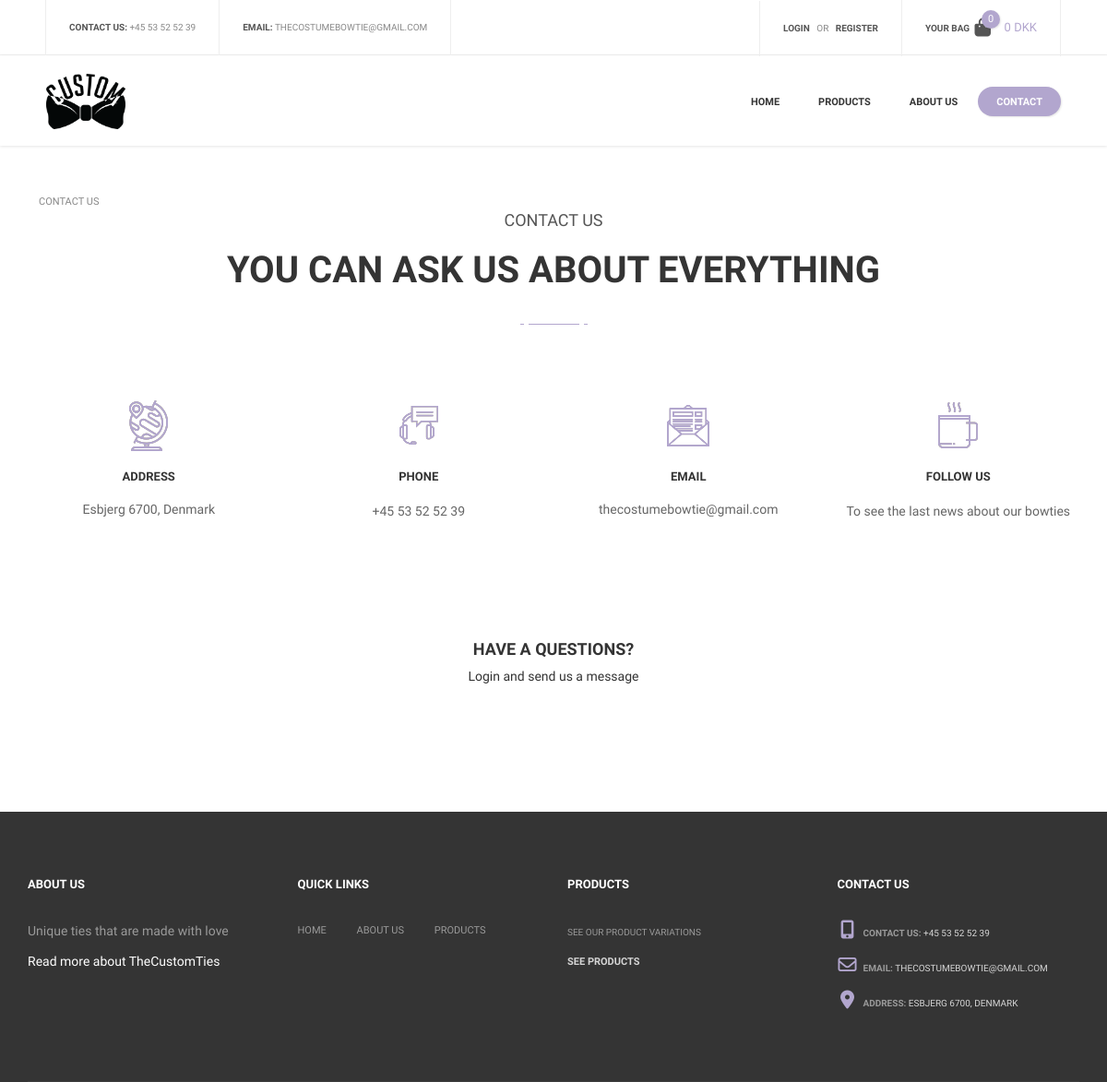
Screenshot of /Contact with the database file from the repository.
### tables this page shows
CREATE TABLE IF NOT EXISTS frontpage (
    id varchar(50) NOT NULL PRIMARY KEY,
    `text` text
);

### index.php (called while the page is built, shortened)
<?php
    $request = $_SERVER["REQUEST_URI"];
    $router = new Router($request);
    $router->get('/', 'views/frontend/home');
    $router->get('/profile', 'views/login/profile');
    $router->get('/editProfileFunction', 'controllers/editProfile');
    $router->get('/loginFunction', 'controllers/login');
    $router->get('/loginFailedFunction', 'controllers/loginFailed');
    $router->get('/signupFunction', 'controllers/signup');
    $router->get('/logoutFunction', 'controllers/logout');
    $router->get('/Product', 'views/frontend/Product');
    $router->get('/ProductType', 'views/frontend/productType');
    $router->get('/ProductSale', 'views/frontend/productSale');
    $router->get('/AboutUS', 'views/frontend/AboutUS');
    $router->get('/Contact', 'views/frontend/Contact');

### models/handlers/frontpageHandler.php (called while the page is built, shortened)
<?php
$rootPath = "";
require_once $rootPath . "public/dbconn.php";
require_once $rootPath . "models/sql/frontpage.php";
class FrontpageHandler extends Frontpage{
    public $db;
    public function __construct($db) {
        $this->db = $db;
    }
    public function getFrontpage(){
        $getFrontpage = $this->db->prepare($this->getAllFrontpageQuery);
        $getFrontpage->execute();
        return $getFrontpage->fetchAll();
    }
}
$FrontpageHandler = new FrontpageHandler($db);

### controllers/frontpage.php (called while the page is built, shortened)
<?php
$dataset = $FrontpageHandler->getFrontpage();
foreach($dataset as $data){
    if($data['id'] == 'phone'){
        $phone = $data['text'];
    }
    if($data['id'] == 'follow'){
        $follow = $data['text'];
    }
    if($data['id'] == 'email'){
        $email = $data['text'];
    }
    if($data['id'] == 'address'){
        $address = $data['text'];
    }
    if($data['id'] == 'nav1'){
        $nav1 = $data['text'];
    }
    if($data['id'] == 'nav2'){
        $nav2 = $data['text'];
    }
    if($data['id'] == 'nav3'){
        $nav3 = $data['text'];
    }
    if($data['id'] == 'nav4'){
        $nav4 = $data['text'];
    }
    if($data['id'] == 'aboutusSubtitle'){
        $aboutusSubtitle = $data['text'];
    }
    if($data['id'] == 'aboutusSlogan'){
        $aboutusSlogan = $data['text'];
    }
    if($data['id'] == 'contactSubtitle'){
        $contactSubtitle = $data['text'];
    }
    if($data['id'] == 'contactTitle'){
        $contactTitle = $data['text'];
    }
}

### controllers/cartManager.php (called while the page is built, shortened)
<?php
$total = 0;

### views/frontend/Contact.php (the view, shortened to what this page needs)
<?php
    $rootPath = "";
    $pageName = "Contact Us";
    require_once $rootPath . "views/frontend/partials/header.php";
    require_once $rootPath . "models/handlers/FrontpageHandler.php";
    require_once $rootPath . "controllers/frontpage.php";
?>
<div class="empty-space col-xs-b35 col-md-b70"></div>
<div class="breadcrumbs SiteMap">
    <?php
    for($i = 0; $i < count($_SESSION['breadcrumbs']); $i++){
        $link = $_SESSION['breadcrumbsLinks'][$i];
        echo "<a class='breadcrumb-flex' href='$link'> ".$_SESSION['breadcrumbs'][$i]."</a>";
    }
    ?>
</div>
<div class="container">
    <div class="text-center">
        <div class="simple-article size-3 grey uppercase col-xs-b5"><?php echo $contactSubtitle ?></div>
        <div class="h2"><?php echo $contactTitle ?></div>
        <div class="title-underline center"><span></span></div>
    </div>
</div>
<div class="empty-space col-sm-b15 col-md-b50"></div>
<div class="container">
    <div class="row">
        <div class="col-sm-3">
            <div class="icon-description-shortcode style-1">
                <img class="icon" src="assets/icons/icon-25.png" alt="">
                <div class="title h6">address</div>
                <div class="description simple-article size-2"><?php echo $address ?></div>
            </div>
        </div>
        <div class="col-sm-3">
            <div class="icon-description-shortcode style-1">
                <img class="icon" src="assets/icons/icon-23.png" alt="">
                <div class="title h6">phone</div>
                <div class="description simple-article size-2" style="line-height: 26px;">
                    <a href="tel:+4553525239"><?php echo $phone ?></a>
                </div>
            </div>
        </div>
        <div class="col-sm-3">
            <div class="icon-description-shortcode style-1">
                <img class="icon" src="assets/icons/icon-28.png" alt="">
                <div class="title h6">email</div>
                <div class="description simple-article size-2"><a
                        href="mailto:thecostumebowtie@gmail.com"><?php echo $email ?></a></div>
            </div>
        </div>
        <div class="col-sm-3">
            <div class="icon-description-shortcode style-1">
                <img class="icon" src="assets/icons/icon-26.png" alt="">
                <div class="title h6">Follow us</div>
                <div class="description simple-article size-2" style="line-height: 26px;">
                      <?php echo $follow ?>
                </div>
            </div>
        </div>
    </div>
</div>
<div class="empty-space col-xs-b25 col-sm-b50"></div>
<div class="empty-space col-xs-b25 col-sm-b50"></div>
<?php
if (isset($_SESSION['name'])) {
?>
<div class="container">
    <h4 class="h4 text-center col-xs-b25">have a questions?</h4>
    <div class="row">
        <div class="col-md-10 col-md-offset-1">
            <form class="contact-form" method="POST" action="contactSubmit">
                <input type="hidden" value="true" name="validate" />
                <div class="row m5">
                    <div class="col-sm-6">
                        <input class="simple-input col-xs-b20" type="text" value="" placeholder="Name" name="name" />
                    </div>
                    <div class="col-sm-6">
                        <input class="simple-input col-xs-b20" type="text" value="" placeholder="Email" name="email" />
                    </div>
                    <div class="col-sm-6">
                        <input class="simple-input col-xs-b20" type="text" value="" placeholder="Phone" name="phone" />
                    </div>
                    <div class="col-sm-6">
                        <input class="simple-input col-xs-b20" type="text" value="" placeholder="Subject"
                            name="subject" />
                    </div>
                    <div class="col-sm-12">
                        <textarea class="simple-input col-xs-b20" placeholder="Your message" name="message"></textarea>
                    </div>
                    <div class="col-sm-12">
                        <div class="text-center">
                            <div class="button size-2 style-3">
                                <span class="button-wrapper">
                                    <span class="icon"><img src="assets/img/icon-4.png" alt=""></span>
                                    <span class="text">send message</span>
                                </span>
                                <input type="submit" />
                            </div>
                        </div>
                    </div>
                </div>
            </form>
        </div>
    </div>
</div>
<?php
    } else {
?>
<div class="container">
    <h4 class="h4 text-center col-xs-b25">have a questions?</h4>
    <p class="text-center">Login and send us a message</p>
</div>
<?php
    }
?>
<div class="empty-space col-xs-b35 col-md-b70"></div>
<div class="empty-space col-xs-b35 col-md-b70"></div>
<?php
    require_once $rootPath . "views/frontend/partials/footer.php";
?>

### views/frontend/partials/header.php (shortened to what this page needs)
<?php
    require_once $rootPath . "models/handlers/FrontpageHandler.php";
    require_once $rootPath . "models/handlers/ProductsHandler.php";
    require_once $rootPath . "controllers/frontpage.php";
    require_once $rootPath . "controllers/cartManager.php";
?>
<!DOCTYPE html>
<html lang="en">
<head>
    <link href="https://cdnjs.cloudflare.com/ajax/libs/font-awesome/6.2.0/css/all.min.css" rel="stylesheet">
    <link href="<?php echo BASE_URL ?>/views/frontend/partials/css/TheCostumCSS.css" rel="stylesheet">
    <link href="<?php echo BASE_URL ?>/views/frontend/partials/css/bootstrap.extension.css" rel="stylesheet">
    <link href="<?php echo BASE_URL ?>/views/frontend/partials/css/bootstrap.min.css" rel="stylesheet">
    <link href="<?php echo BASE_URL ?>/views/frontend/partials/css/style.css" rel="stylesheet">
    <link href="<?php echo BASE_URL ?>/views/frontend/partials/css/swiper.css" rel="stylesheet">
    <link href="<?php echo BASE_URL ?>/views/frontend/partials/css/sumoselect.css" rel="stylesheet">
    <link href="<?php echo BASE_URL ?>/views/frontend/partials/css/font-awesome.min.css" rel="stylesheet">
</head>
<body>
    <div id="content-block">
        <header>
            <div class="header-top">
                <div class="content-margins">
                    <div class="row">
                        <div class="col-md-5 hidden-xs hidden-sm">
                            <div class="entry">
                                <b>contact us:</b>
                                <a href="tel:+4553525239"><?php echo $phone ?></a>
                            </div>
                            <div class="entry">
                                <b>email:</b>
                                <a href="mailto:thecostumebowtie@gmail.com"><?php echo $email ?></a>
                            </div>
                        </div>
                        <div class="col-md-7 col-md-text-right">
                            <?php
                                if (!isset($_SESSION["loggedin"]) || $_SESSION["loggedin"] != true) {
                            ?>
                                    <div class="entry">
                                        <a class="open-popup" data-rel="1"><b>login</b></a>
                                        &nbsp; or &nbsp;
                                        <a class="open-popup" data-rel="2"><b>register</b></a>
                                    </div>
                            <?php
                                }
                            ?>
                            <div class="entry hidden-xs hidden-sm cart">
                                <a href="Checkout">
                                    <b class="hidden-xs">Your bag</b>
                                    <?php
                                        $amountOfItems = 0;
                                    ?>
                                    <span class="cart-icon">
                                        <i class="fa fa-shopping-bag" aria-hidden="true"></i>
                                        <span class="cart-label"><?php echo $amountOfItems ?></span>
                                    </span>
                                    <span class="cart-title hidden-xs"><?php echo $total ?> DKK</span>
                                </a>
                            </div>
                        </div>
                    </div>
                </div>
            </div>
            <div class="header-bottom">
                <div class="content-margins">
                    <div class="row">
                        <div class="col-xs-3 col-sm-1">
                            <a id="logo" href="/"><img src="assets/icons/logo-2.png" alt="" /></a>
                        </div>
                        <div class="col-xs-9 col-sm-11 text-right">
                            <div class="nav-wrapper">
                                <nav>
                                    <ul>
                                        <li <?php echo $pageName == "Home" ? 'class="active"' : "" ?>>
                                            <a href="/"><?php echo $nav1 ?></a>
                                        </li>
                                        <li style="margin-left: 2px;" <?php echo $pageName == "Product" ? 'class="active"' : "" ?>>
                                            <a href="Product"><?php echo $nav2 ?></a>
                                        </li>
                                        <li style="margin-left: 2px;" <?php echo $pageName == "About Us" ? 'class="active"' : "" ?>>
                                            <a href="AboutUS"><?php echo $nav3 ?></a>
                                        </li>
                                        <li style="margin-left: 2px;" <?php echo $pageName == "Contact Us" ? 'class="active"' : "" ?>>
                                            <a href="Contact"><?php echo $nav4 ?></a>
                                        </li>
                                    </ul>
                                </nav>
                            </div>
                        </div>
                    </div>
                </div>
            </div>
        </header>

### views/frontend/partials/footer.php (shortened to what this page needs)
<?php
    require_once $rootPath . "models/handlers/FrontpageHandler.php";
    require_once $rootPath . "controllers/frontpage.php";
?>
<footer>
            <div class="container">
                <div class="footer-top">
                    <div class="row">
                        <div class="col-sm-6 col-md-3 col-xs-b30 col-md-b0">
                            <h6 class="h6 light"><?php echo $aboutusSubtitle ?></h6>
                            <div class="empty-space col-xs-b20"></div>
                            <div class="simple-article size-2 light fulltransparent margin-15"><?php echo $aboutusSlogan ?></div>
                            <div class="description">
                                    <a href="/AboutUS" class="title">Read more about TheCustomTies</a>
                            </div>
                            <div class="empty-space col-xs-b20"></div>
                        </div>
                        <div class="col-sm-6 col-md-3 col-xs-b30 col-md-b0">
                            <h6 class="h6 light">quick links</h6>
                            <div class="empty-space col-xs-b20"></div>
                            <div class="footer-column-links">
                                <div class="row">
                                    <div class="col-xs-6 footer-links-flex">
                                        <a href="/">home</a>
                                        <a href="/AboutUS">about us</a>
                                        <a href="/Product">products</a>
                                    </div>
                                </div>
                            </div>
                        </div>
                        <div class="col-sm-6 col-md-3 col-xs-b30 col-sm-b0">
                            <h6 class="h6 light">Products</h6>
                            <div class="empty-space col-xs-b20"></div>
                            <div class="footer-post-preview clearfix">
                                <div class="description">
                                    <div class="date">See our product variations</div>
                                    <a href="/Product" class="title">See products</a>
                                </div>
                            </div>
                        </div>
                        <div class="col-sm-6 col-md-3">
                            <h6 class="h6 light">Contact us</h6>
                            <div class="empty-space col-xs-b20"></div>
                                <div class="footer-contact"><i class="fa fa-mobile" aria-hidden="true"></i> contact us: <a href="tel:+4553525239"><?php echo $phone ?></a></div>
                                <div class="footer-contact"><i class="fa fa-envelope-o" aria-hidden="true"></i> email: <a href="mailto:thecostumebowtie@gmail.com"><?php echo $email ?></a></div>
                                <div class="footer-contact"><i class="fa fa-map-marker" aria-hidden="true"></i> address: <a href="#"><?php echo $address ?></a></div>
                        </div>
                    </div>
                </div>
            </div>
        </footer>
</body>
</html>

### views/frontend/partials/css/TheCostumCSS.css (style rules this page uses)
.breadcrumbs { margin-left: 20px; }
.SiteMap { margin-left: 3.5%; display: flex; }
.uppercase { text-transform:uppercase; }
.date, .description { margin-bottom: 15px; color: white; }
.margin-15 { margin-bottom: 15px; }
.footer-links-flex { display: flex; justify-content: space-between; width: 80% !important; }

### rows the page displays
frontpage: text "+45 53 52 52 39"
frontpage: text "THECOSTUMEBOWTIE@GMAIL.COM", text "thecostumebowtie@gmail.com"
frontpage: text "HOME"
frontpage: text "PRODUCTS"
frontpage: text "ABOUT US"
frontpage: text "CONTACT"
frontpage: text "CONTACT US"
frontpage: text "YOU CAN ASK US ABOUT EVERYTHING"
frontpage: text "Esbjerg 6700, Denmark", text "ESBJERG 6700, DENMARK"
frontpage: text "To see the last news about our bowties"
frontpage: text "ABOUT US"
frontpage: text "Unique ties that are made with love"

### other values shown
$amountOfItems "0"
$total "0"
$_SESSION['breadcrumbs'][$i] "CONTACT US"
